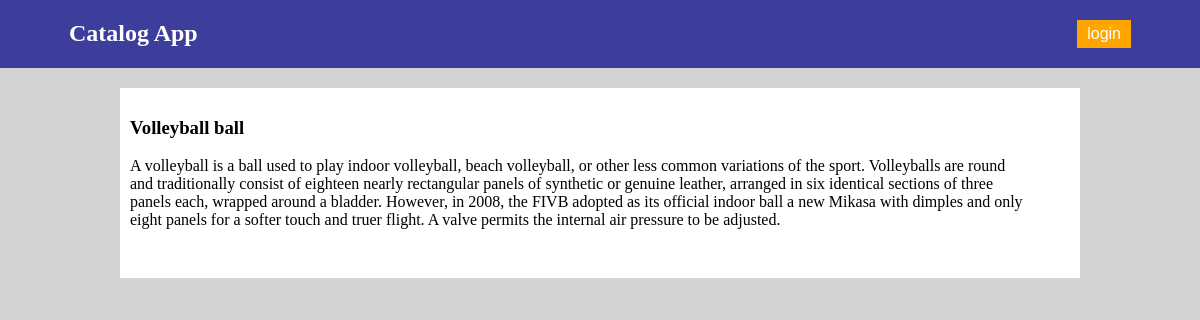
/catalog/Volleyball/Volleyball ball, run on the app's committed database.
### db_setup.py (models this page shows, shortened)
class CatItem(Base):
    __tablename__ = 'cat_item'
    title = Column(String(100), nullable=False)
    id = Column(Integer, primary_key=True)
    description = Column(String(1000))
    cat_id = Column(Integer, ForeignKey('category.id'))
    category = relationship(Category)
    user_id =Column(Integer,ForeignKey('user.id'), nullable=False)
    user =relationship(User)

### application.py (the view, shortened to what this page needs)
@app.route('/catalog/<string:category_name>/<string:item_title>')
def showItemDetail(item_title,category_name=None):
    catItem = session.query(CatItem).filter_by(title=item_title).one()
    itemOwner = session.query(User).filter_by(id=catItem.user_id).one()
    not_owner=True
    not_user=True
    return render_template("catItem_user.html", catItem=catItem,not_user=not_user,login_session=login_session,not_owner=not_owner)

### templates/catItem_user.html (shortened to what this page needs)
{% extends "main.html" %}
{% block content %}
<div class="container-right">
    <div class="row">
    <h3>{{catItem.title}}</h3>
    <p>
        {{catItem.description}}
    </p>
    </div>
</div>
{% endblock %}

### static/style.css (style rules this page uses)
:root { --top-color:#3d3d9c; --login-color:orange; --text-header-color:white; --links-color:rgb(182, 101, 2); --flash-color:white; --flash-back-color:green; }
body { background-color: lightgray; margin: 0px 0px 0px 0px ; }
.container-right { padding-right: 5%; }
.row { margin: 10px auto 5px auto; }

### data on the page
CatItem: title "Volleyball ball", description "A volleyball is a ball used to play indoor volleyball, beach volleyball, or other less common variations of the sport. Volleyballs are round and traditionally consist of eighteen nearly rectangular panels of synthetic or genuine leather, arranged in six identical sections of three panels each, wrapped around a bladder. However, in 2008, the FIVB adopted as its official indoor ball a new Mikasa with dimples and only eight panels for a softer touch and truer flight. A valve permits the internal air pressure to be adjusted."
